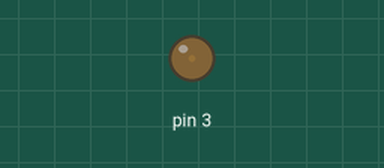
Simulated run of this sketch. Board: Arduino Uno, built with avr-gcc and run on an emulated ATmega328P. Shown: output pins drawn as LEDs (lit = HIGH).

Above: at 0.05 s.
At 1.1 s:
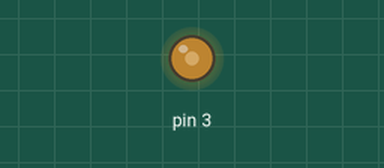
At 2.15 s:
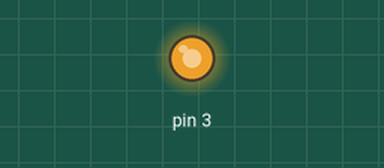
At 4.25 s:
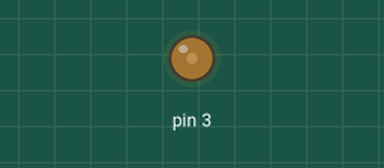
Timing chart, 0 to 6.6 s (numbered marks = the images above):
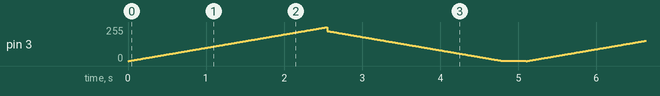

The sketch:

PWM.ino
```cpp
int d = 10;
void setup() {
  // put your setup code here, to run once:
  pinMode(3, OUTPUT);

}

void loop() {
  // put your main code here, to run repeatedly:
  for(int a = 0; a<255; a++)
  {
    analogWrite(3, a);
    delay(d);
  }
  for(int a = 225; a>0; a--)
{
  analogWrite(3, a);
  delay(d);
}
delay(300);
}
```
